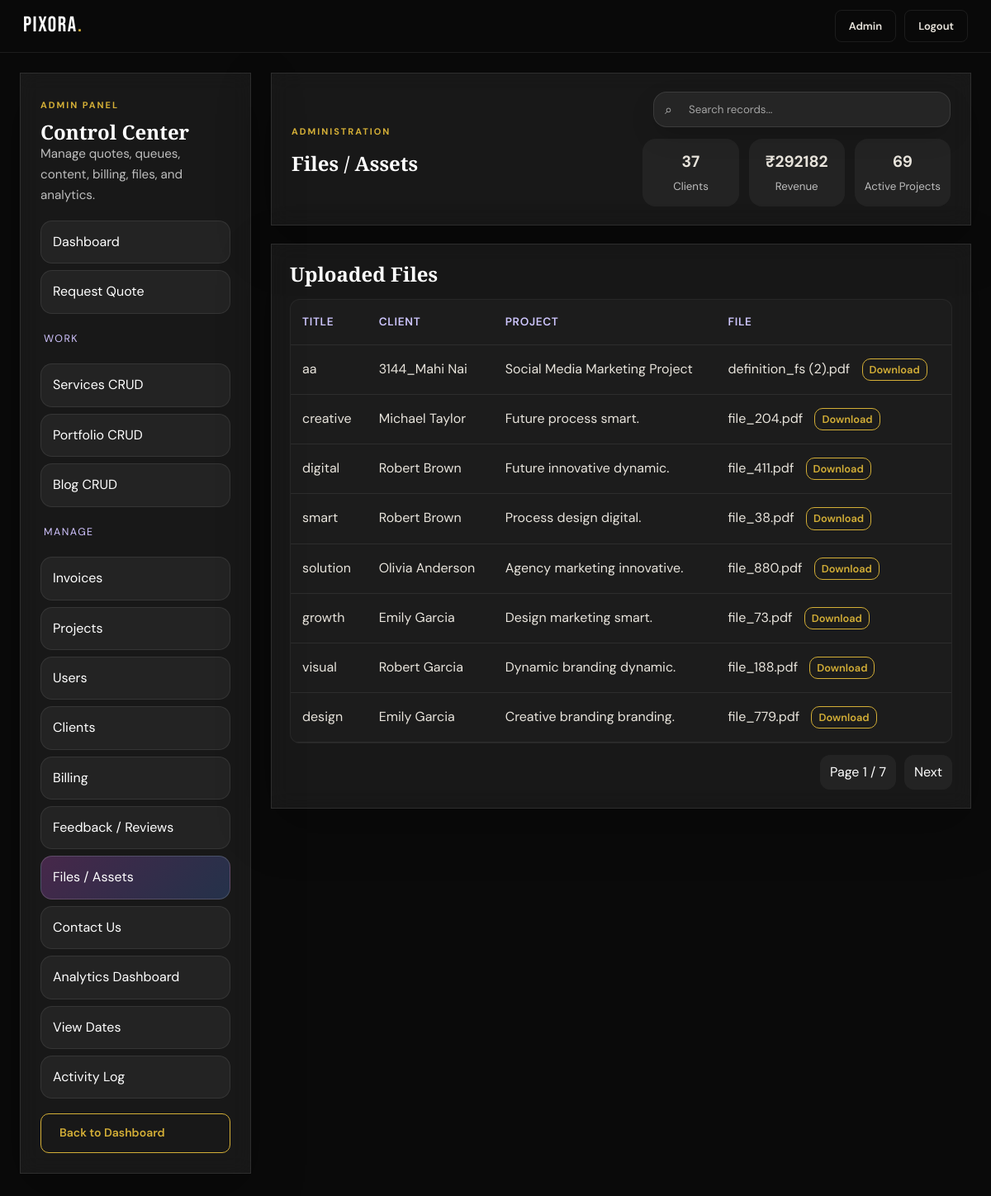
Screenshot of /admin/assets (signed in) with the database file from the repository.
### tables this page shows
CREATE TABLE project_files (
            id INTEGER PRIMARY KEY AUTOINCREMENT,
            project_id INTEGER,
            user_id INTEGER,
            title TEXT,
            filename TEXT,
            file_path TEXT,
            file_type TEXT,
            uploaded_by_role TEXT,
            created_at TEXT DEFAULT CURRENT_TIMESTAMP
        );

CREATE TABLE users (
            id INTEGER PRIMARY KEY AUTOINCREMENT,
            name TEXT NOT NULL,
            email TEXT UNIQUE NOT NULL,
            password_hash TEXT NOT NULL,
            role TEXT DEFAULT 'user',
            reset_token TEXT,
            reset_token_expires TEXT,
            created_at TEXT DEFAULT CURRENT_TIMESTAMP
        , profile_picture TEXT, bio TEXT, phone TEXT, location TEXT, status TEXT DEFAULT 'active');

CREATE TABLE projects (
            id INTEGER PRIMARY KEY AUTOINCREMENT,
            user_id INTEGER,
            quote_id INTEGER,
            title TEXT NOT NULL,
            service TEXT,
            brief TEXT,
            status TEXT DEFAULT 'Inquiry Received',
            priority TEXT DEFAULT 'Medium',
            budget TEXT,
            due_date TEXT,
            designer_name TEXT,
            progress INTEGER DEFAULT 0,
            created_at TEXT DEFAULT CURRENT_TIMESTAMP
        );

### app.py (the view)
@app.route('/admin/assets')
@admin_required
def admin_assets_page():
    page = int(request.args.get('page', 1) or 1)
    search = request.args.get('search', '').strip()
    files = admin_paginate('SELECT pf.*, p.title AS project_title, u.name AS client_name FROM project_files pf LEFT JOIN projects p ON pf.project_id=p.id LEFT JOIN users u ON pf.user_id=u.id ORDER BY pf.id DESC', page=page, per_page=8, search=search, search_cols=['title', 'filename', 'project_title', 'client_name'])
    return render_template('admin_assets.html', files=files, **admin_common_context('assets'))

### app.py (called while the page is built)
def get_db():
    db = getattr(g, '_database', None)
    if db is None:
        db = g._database = sqlite3.connect(DATABASE)
        db.row_factory = sqlite3.Row
    return db

@app.teardown_appcontext
def close_connection(exception):
    db = getattr(g, '_database', None)
    if db is not None:
        db.close()

def admin_required(f):
    @wraps(f)
    def decorated(*args, **kwargs):
        user = get_current_user()
        if not user:
            flash('Please log in to access this page.', 'warning')
            return redirect(url_for('login', next=request.path))
        if user['role'] != 'admin':
            flash('Admin access only.', 'error')
            return redirect(url_for('dashboard'))
        return f(*args, **kwargs)
    return decorated

def get_current_user():
    if 'user_id' not in session:
        return None
    return get_db().execute('SELECT * FROM users WHERE id=?', (session['user_id'],)).fetchone()

def get_user_notifications(limit=5, only_unread=False):
    user = get_current_user()
    if not user:
        return []
    query = 'SELECT * FROM notifications WHERE user_id=?'
    params = [user['id']]
    if only_unread:
        query += ' AND is_read=0'
    query += ' ORDER BY id DESC LIMIT ?'
    params.append(limit)
    return get_db().execute(query, tuple(params)).fetchall()

def unread_notification_count():
    user = get_current_user()
    if not user:
        return 0
    return get_db().execute('SELECT COUNT(*) FROM notifications WHERE user_id=? AND is_read=0', (user['id'],)).fetchone()[0]

@app.context_processor
def inject_user():
    user = get_current_user()
    play_login_sound = bool(session.pop('play_login_sound', False))
    return {
        'current_user': user,
        'notif_preview': get_user_notifications(limit=5) if user else [],
        'notif_unread_count': unread_notification_count() if user else 0,
        'play_login_sound': play_login_sound,
        'now_iso': now_iso
    }

def admin_common_context(section='dashboard'):
    return {'admin_section': section, 'admin_stats': admin_overview_stats()}

### templates/admin_assets.html (shortened to what this page needs)
{% extends 'admin_base.html' %}
{% block admin_heading %}Files / Assets{% endblock %}
{% block admin_body %}
<div class="glass-card admin-section">
  <h2>Uploaded Files</h2>
  <div class="table-wrap"><table class="admin-table"><thead><tr><th>Title</th><th>Client</th><th>Project</th><th>File</th><th>Type</th><th>Date</th></tr></thead><tbody>
    {% for item in files['items'] %}
    <tr>
      <td>{{ item.title or 'Untitled' }}</td>
      <td>{{ item.client_name or '—' }}</td>
      <td>{{ item.project_title or '—' }}</td>
      <td>{% if item.file_path %}<a href="{{ item.file_path }}" target="_blank">{{ item.filename }}</a> <a href="{{ item.file_path }}" download class="btn-outline" style="padding: 2px 8px; font-size: 0.8rem; margin-left: 10px;">Download</a>{% else %}{{ item.filename }}{% endif %}</td>
    </tr>
    {% else %}<tr><td colspan="6">No uploaded assets yet.</td></tr>{% endfor %}
  </tbody></table></div>
  <div class="pagination">
    <span>Page {{ files['page'] }} / {{ files['pages'] }}</span>
    {% if files['has_next'] %}<a href="{{ url_for('admin_assets_page', page=files['next_page'], search=request.args.get('search', '')) }}">Next</a>{% endif %}
  </div>
</div>
{% endblock %}

### static/css/style.css (style rules this page uses)
*, *::before, *::after { box-sizing: border-box; margin: 0; padding: 0; }
:root { --bg: #0a0a0a; --bg-2: #111111; --bg-3: #181818; --bg-4: #222222; --border: rgba(255,255,255,0.08); --border-gold: rgba(212,175,55,0.25); --gold: #d4af37; --gold-light: #f0d060; --gold-dim: rgba(212,175,55,0.15); --white: #ffffff; --text: #e8e4dc; --text-2: #9e9a93; --text-3: #5c5852; --red: #e05555; --radius: 12px; --radius-lg: 20px; --shadow: 0 8px 32px rgba(0,0,0,0.5); --shadow-gold: 0 0 40px rgba(212,175,55,0.12); --font-display: 'Bebas Neue', sans-serif; --font-serif: 'Playfair Display', Georgia, serif; --font-body: 'DM Sans', system-ui, sans-serif; --nav-h: 64px; --ticker-h: 36px; }
html { scroll-behavior: smooth; }
body { background: var(--bg); color: var(--text); font-family: var(--font-body); font-size: 16px; line-height: 1.65; -webkit-font-smoothing: antialiased; overflow-x: hidden; }
a { color: inherit; text-decoration: none; }
h1,h2,h3,h4,h5 { font-family: var(--font-serif); font-weight: 700; line-height: 1.15; color: var(--white); }
.btn-outline { display: inline-flex; align-items: center; gap: 6px; background: transparent; color: var(--gold); font-weight: 600; font-size: 14px; padding: 11px 22px; border-radius: 10px; border: 1px solid var(--gold); transition: background .2s, color .2s; }
.glass-card { background:rgba(255,255,255,.06);backdrop-filter:blur(12px);border:1px solid rgba(255,255,255,.1);box-shadow:0 20px 60px rgba(0,0,0,.28); }

### templates/admin_base.html (style rules this page uses)
.admin-section { padding:22px;overflow-x:auto }
.admin-section h2 { margin-bottom:16px }
.table-wrap { overflow-x:auto; -webkit-overflow-scrolling: touch; border-radius: 12px; border: 1px solid rgba(255,255,255,0.05); background: rgba(255,255,255,0.02); }
.admin-table { width:100%;border-collapse:collapse;min-width:1000px; }
.admin-table th,.admin-table td { padding:16px 14px;border-bottom:1px solid rgba(255,255,255,.08);vertical-align:top;text-align:left; overflow: hidden; text-overflow: ellipsis; }
.admin-table th { font-size:.85rem;color:#cfc7ff; font-weight: 600; text-transform: uppercase; letter-spacing: 0.05em; }
.pagination { display:flex;gap:10px;justify-content:flex-end;align-items:center;margin-top:14px }
.pagination a,.pagination span { padding:8px 12px;border-radius:12px;background:rgba(255,255,255,.05);text-decoration:none;color:#fff }

### rows the page displays
project_files: title "aa", name "3144_Mahi Nai", title "Social Media Marketing Project", filename "definition_fs (2).pdf"
project_files: title "creative", name "Michael Taylor", title "Future process smart.", filename "file_204.pdf"
project_files: title "digital", name "Robert Brown", title "Future innovative dynamic.", filename "file_411.pdf"
project_files: title "smart", name "Robert Brown", title "Process design digital.", filename "file_38.pdf"
project_files: title "solution", name "Olivia Anderson", title "Agency marketing innovative.", filename "file_880.pdf"
project_files: title "growth", name "Emily Garcia", title "Design marketing smart.", filename "file_73.pdf"
project_files: title "visual", name "Robert Garcia", title "Dynamic branding dynamic.", filename "file_188.pdf"
project_files: title "design", name "Emily Garcia", title "Creative branding branding.", filename "file_779.pdf"

### other values shown
{{ admin_stats.clients }} "37"
{{ admin_stats.revenue }} "292182"
{{ admin_stats.active_projects }} "69"
{{ files['page'] }} "1"
{{ files['pages'] }} "7"
